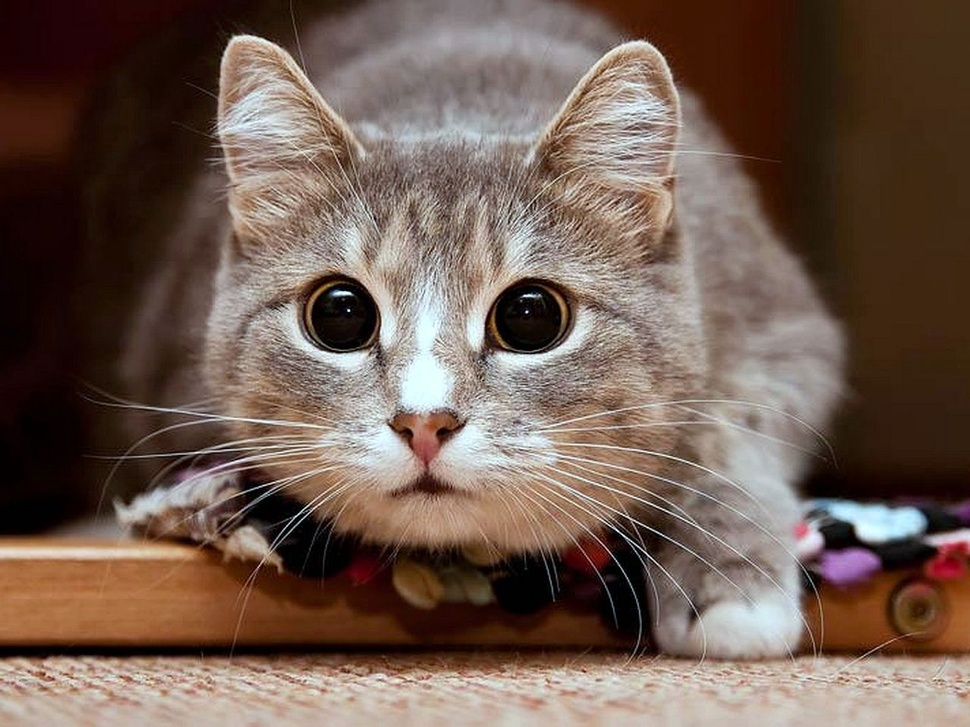
#> input picture Lab_2/image/cat1.jpg, 970 x 727 px, shrunk from 1600 x 1200 before the run, found by its file name
$ jupyter execute --allow-errors Lab_4.ipynb   (shell and % lines are left out)
#> lines starting #> are read from the running program, lines starting #| are printed output that depends on the picture
#> further down, image is the input picture: shape (727, 970, 3); mean B, G, R 80.9, 92, 112.4
# Лабораторная работа №4: Выделение контуров на изображениях.
## Вариант: №9
## Выполнил: Соколов Роман
## Группа: 6131-010402D

[cell 1]
from itertools import product
from warnings import filterwarnings

import cv2
import matplotlib.pyplot as plt
import numpy as np
from IPython.display import clear_output
from matplotlib.pyplot import *
from tqdm.notebook import tqdm

filterwarnings("ignore")

[cell 2]
def show_image(image):
    plt.axis('off')
#> (this line was passed over: IPython is not available in this run)
#> (the call stopped at in show_image, `plt.imshow(cv2.cvtColor(image, cv2.COLOR_BGR2RGB)) if len( image.shape..`: IPython is not available in this run)
#> in grayscale_image, `return (np.dot(image[..., :3], np.array([0.2126, 0.7152, 0.0722]))).as..`:
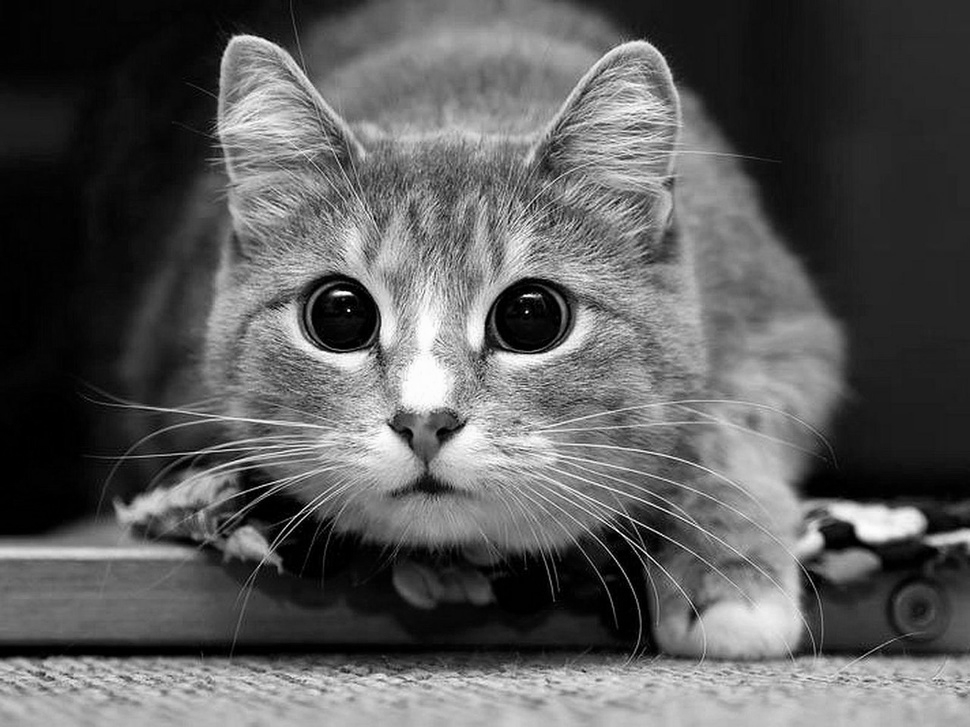
#> returned value: shape (727, 970); min 0, max 254, mean 90.6
#> (the call stopped at in show_image, `plt.imshow(cv2.cvtColor(image, cv2.COLOR_BGR2RGB)) if len( image.shape..`: IPython is not available in this run)
#> (the call stopped at in show_image, `plt.imshow(cv2.cvtColor(image, cv2.COLOR_BGR2RGB)) if len( image.shape..`: IPython is not available in this run)
    plt.imshow(cv2.cvtColor(image, cv2.COLOR_BGR2RGB)) if len(
        image.shape) == 3 else plt.imshow(image, cmap='gray')

[cell 3]
def convolution(image, kernel):
    __kernel = np.flipud(np.fliplr(kernel))
    image_rows, image_cols = image.shape
#> image_rows = 727; image_cols = 970
    kernel_rows, kernel_cols = kernel.shape
#> kernel_rows = 2; kernel_cols = 1
    output_image = np.zeros((image_rows, image_cols))

    if kernel_cols % 2 == 0:
        output_image_cols = image_cols + (kernel_cols // 2)
        copy_cols = (0, image_cols)
    else:
        output_image_cols = image_cols + 2 * (kernel_cols // 2)
#> output_image_cols = 970
        copy_cols = (kernel_cols // 2, output_image_cols - (kernel_cols // 2))
#> copy_cols = (0, 970)

    if kernel_rows % 2 == 0:
        output_image_rows = image_rows + (kernel_rows // 2)
#> output_image_rows = 728
        copy_rows = (0, image_rows)
#> copy_rows = (0, 727)
    else:
        output_image_rows = image_rows + 2 * (kernel_rows // 2)
        copy_rows = (kernel_rows // 2, output_image_rows - (kernel_rows // 2))

    img = np.zeros((output_image_rows, output_image_cols))
    img[copy_rows[0]: copy_rows[1], copy_rows[0]: copy_cols[1]] = image

    for i, j in tqdm(np.ndindex((image_rows, image_cols))):
        output_image[i, j] = np.sum(
            __kernel * img[i: i + kernel_rows, j: j + kernel_cols])
#> output_image: shape (727, 970) float64; every value is 0

    clear_output()
    return output_image

[cell 4]
def grayscale_image(image):
    return (np.dot(image[..., :3], np.array([0.2126, 0.7152, 0.0722]))).astype(np.uint8)

[cell 5]
def threshold_processing(grayscale_image, threshold):
    return np.vectorize(lambda x: 1 if x > threshold else 0)(grayscale_image).astype(np.uint8)

# Задание 1.

[cell 6]
image = cv2.imread('image/cat1.jpg')
print('Исходное изображение:')
show_image(image)

[cell 7]
print('Преобразованное изображение в градации серого:')
gray_img = grayscale_image(image)
show_image(gray_img)

# Задание 2.

[cell 8]
print('Преобразованное изображение в градации серого:')
show_image(gray_img)

#> (a cell that did not finish here is left out)

[cell 10]
print('Контуры изображения методом градиента:')
#> (the rest of this cell did not finish here and is left out)

# Задание 3.

[cell 11]
print('Преобразованное изображение в градации серого:')
show_image(gray_img)
